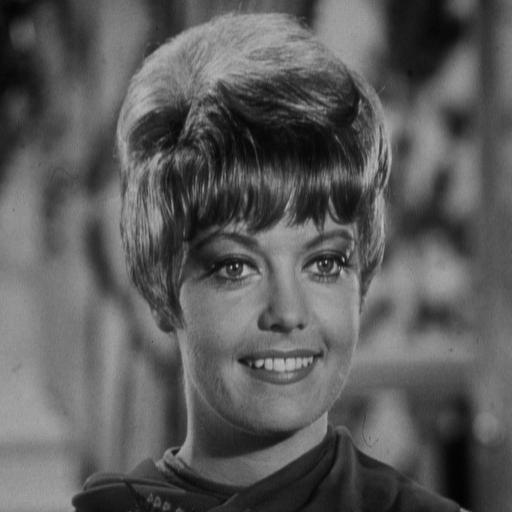
#> input picture lectures/1-partial-exam/2-lec/1-Оператори-на-ниво-на-слика/zelda.pgm, 512 x 512 px
$ python digital_negative.py
#> lines starting #> are read from the running program, lines starting #| are printed output that depends on the picture
import cv2

x=cv2.imread('zelda.pgm', 0)
#> x is the input picture: shape (512, 512); min 0, max 187, mean 91.2
cv2.imshow('image', x)
cv2.waitKey(0)

#digital negative
y=255-x
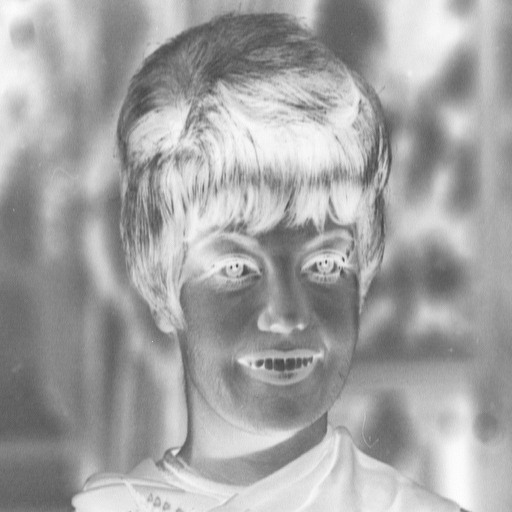
#> y: shape (512, 512); min 68, max 255, mean 163.8
cv2.imshow('image negative', y)
cv2.waitKey(0)
cv2.destroyAllWindows()
